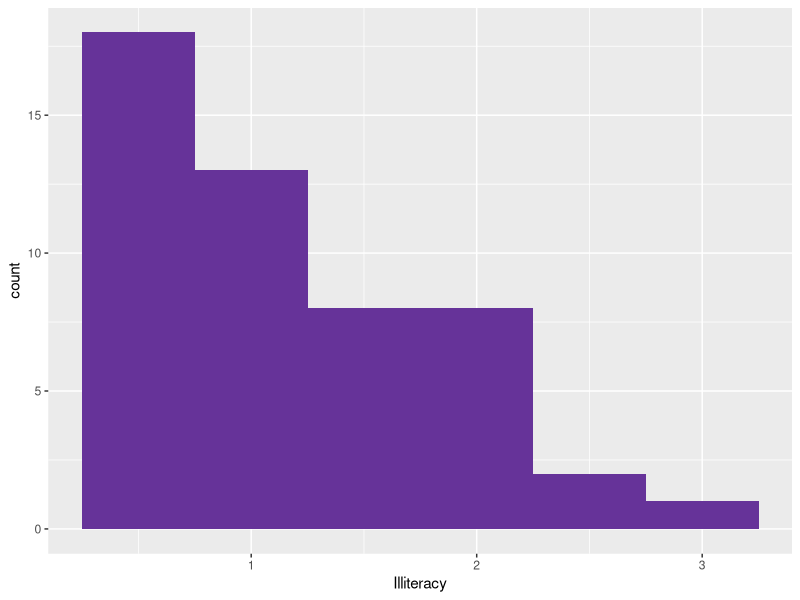
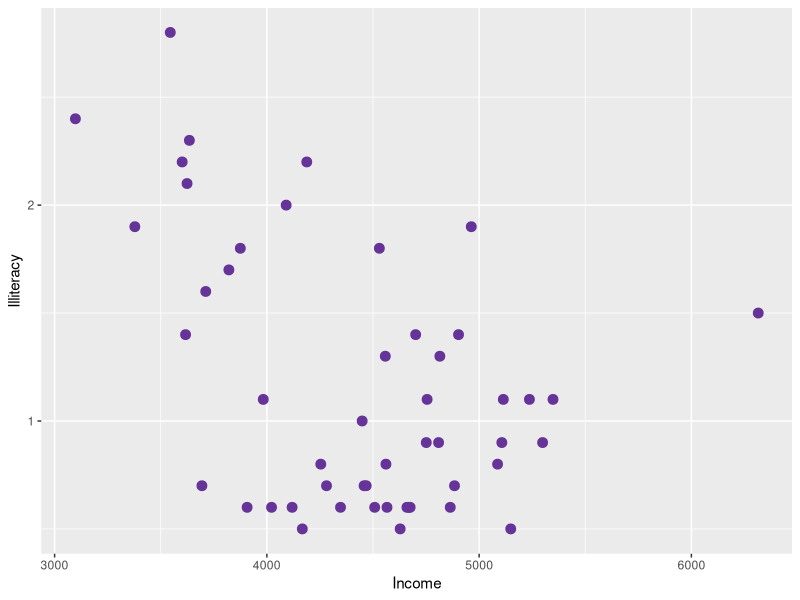
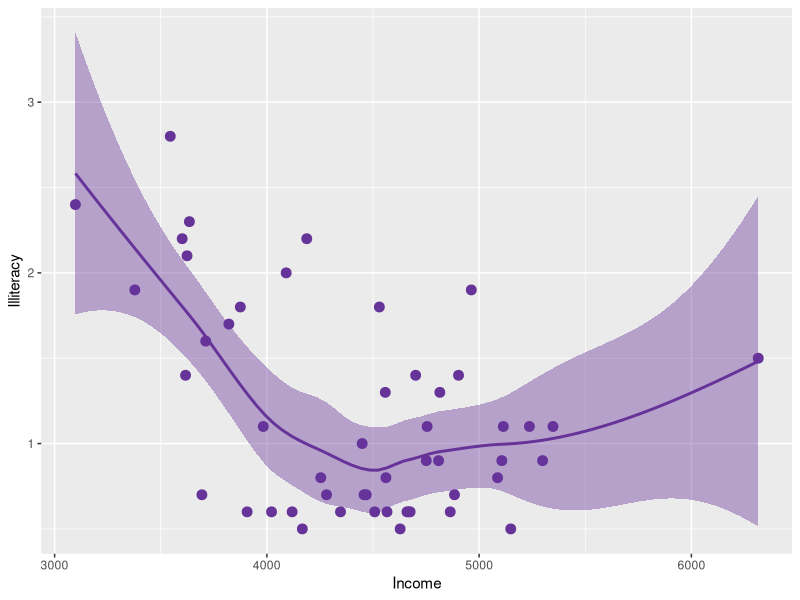
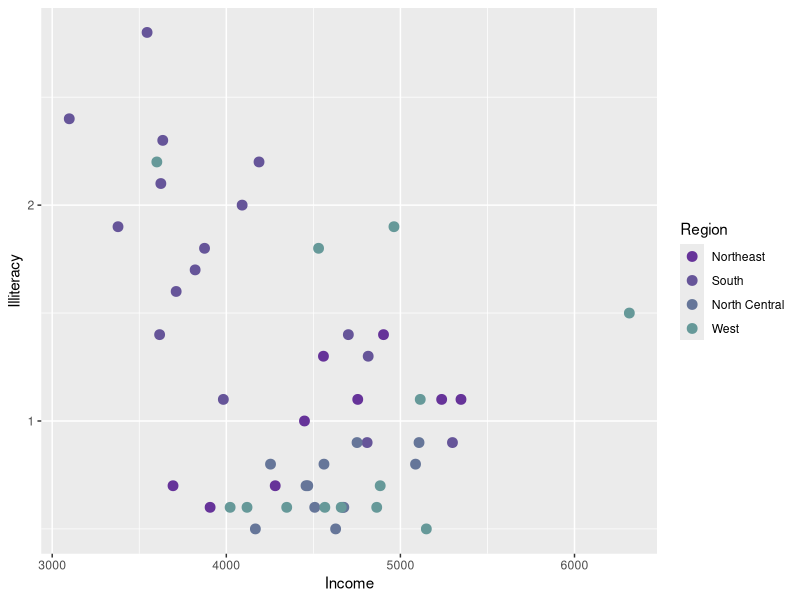
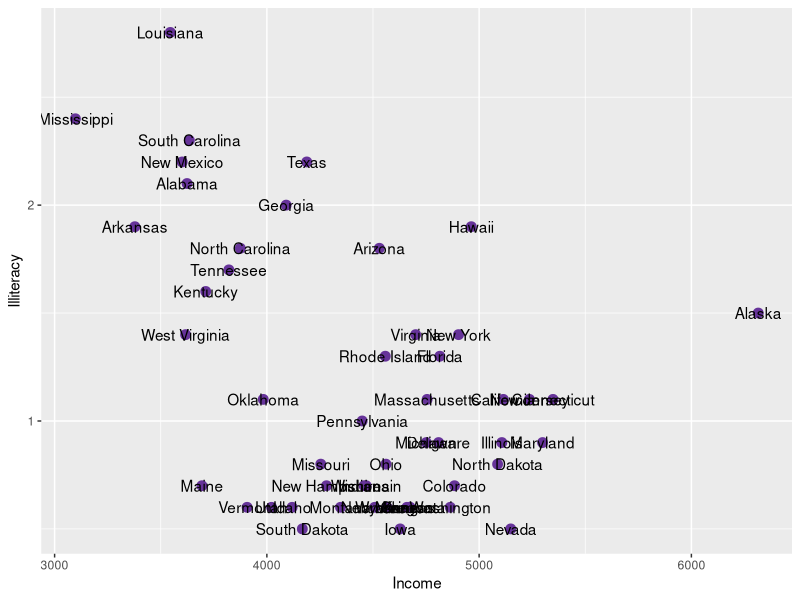
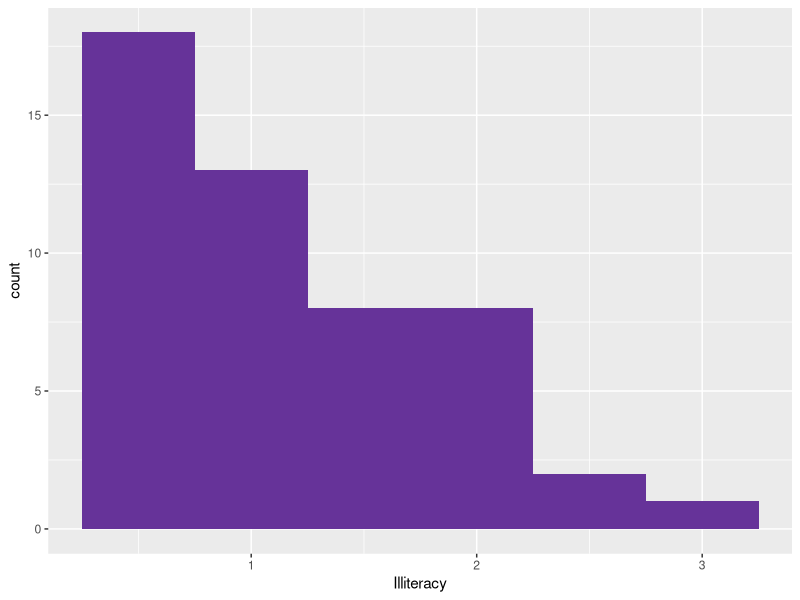

R code for these plots, in order:
## ---- chunk 1
data(state)
state.x77 <- as.data.frame(state.x77)
str(state.x77)
## ---- chunk 2
# Static plot
library(ggplot2)
ggplot(state.x77, aes(x = Illiteracy)) +
  geom_histogram(binwidth = 0.5, fill = "#663399")
## ---- chunk 3
# Static plot
ggplot(state.x77, aes(y = Illiteracy, x = Income)) +
  geom_point(size = 3, col = "#663399")   
## ---- chunk 4
ggplot(state.x77, aes(y = Illiteracy, x = Income)) +
  geom_point(size = 3, col = "#663399") +
  geom_smooth(method = "loess", col = "#663399", fill = "#663399")
## ---- chunk 5
colors <- colorRampPalette(c("#663399","#669999"))(4)
state.x77$region <- state.region
ggplot(state.x77, aes(y = Illiteracy, x = Income, colour = region)) +
  geom_point(size = 3) +
  scale_colour_manual("Region", values = colors)
## ---- chunk 6
state.x77$state <- rownames(state.x77)
ggplot(state.x77, aes(y = Illiteracy, x = Income)) +
  geom_point(size = 3, colour = colors[1]) +
  geom_text(aes(label = state)) 
## ---- chunk 7
ggplot(state.x77, aes(x = Illiteracy)) +
  geom_histogram(binwidth = 0.5, fill = "#663399")
